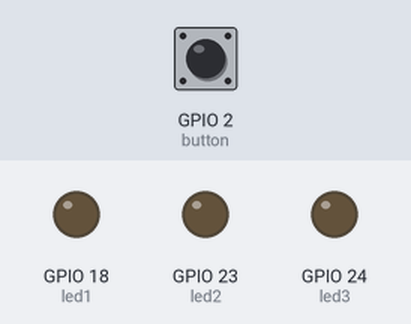
This program was run on a simulated Raspberry Pi (BCM pin numbers). Shown: output pins drawn as LEDs (lit = HIGH). The inputs (shaded band) are chosen by the test bench; at power-on: GPIO 2 (button) HIGH.

Above: at 1.2 s.
1.3 s: GPIO 2 (button) pulled LOW for 3.2 s
At 4.7 s:
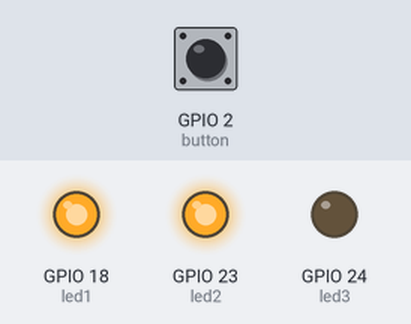
6.0 s: GPIO 2 (button) pulled LOW for 0.6 s
At 6.4 s:
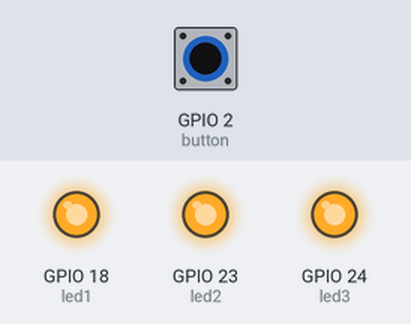
8.1 s: GPIO 2 (button) pulled LOW for 1 s
At 8.9 s:
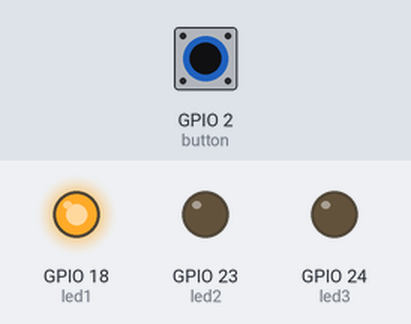
Timing chart, 0 to 11.1 s (numbered marks = the images above; inputs shaded):
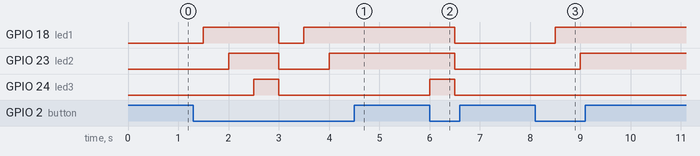

Measured:
- after the input at 1.3 s, GPIO 18 (led1): LOW → HIGH after 0.20 s, → LOW 1.5 s later, → HIGH 0.50 s later; GPIO 23 (led2): LOW → HIGH after 0.70 s, → LOW 1.0 s later, → HIGH 1.0 s later; GPIO 24 (led3): LOW → HIGH after 1.2 s, → LOW 0.50 s later
- after the input at 6.0 s, GPIO 18 (led1), GPIO 23 (led2): HIGH → LOW after 0.50 s; GPIO 24 (led3): LOW → HIGH at once, → LOW 0.50 s later
- after the input at 8.1 s, GPIO 18 (led1): LOW → HIGH after 0.40 s; GPIO 23 (led2): LOW → HIGH after 0.90 s

The program:

0.2.ledbutton.py
```python
import RPi.GPIO as GPIO
import time

GPIO.setmode(GPIO.BCM)
GPIO.setwarnings(False)

led1 = 18
led2 = 23
led3 = 24
button = 2

GPIO.setup(led1, GPIO.OUT)
GPIO.setup(led2, GPIO.OUT)
GPIO.setup(led3, GPIO.OUT)
GPIO.setup(button, GPIO.IN)

counter = 0

GPIO.output(led1, GPIO.LOW)
GPIO.output(led2, GPIO.LOW)
GPIO.output(led3, GPIO.LOW)

while True:
 if not GPIO.input(button):
  counter = counter + 1

 if counter == 1:
  GPIO.output(led1, GPIO.HIGH)
 elif counter == 2:
  GPIO.output(led2, GPIO.HIGH)
 elif counter == 3:
  GPIO.output(led3, GPIO.HIGH)
 else:
  counter = 0
  GPIO.output(led1, GPIO.LOW)
  GPIO.output(led2, GPIO.LOW)
  GPIO.output(led3, GPIO.LOW)

 time.sleep(0.5)

GPIO.cleanup()
```
